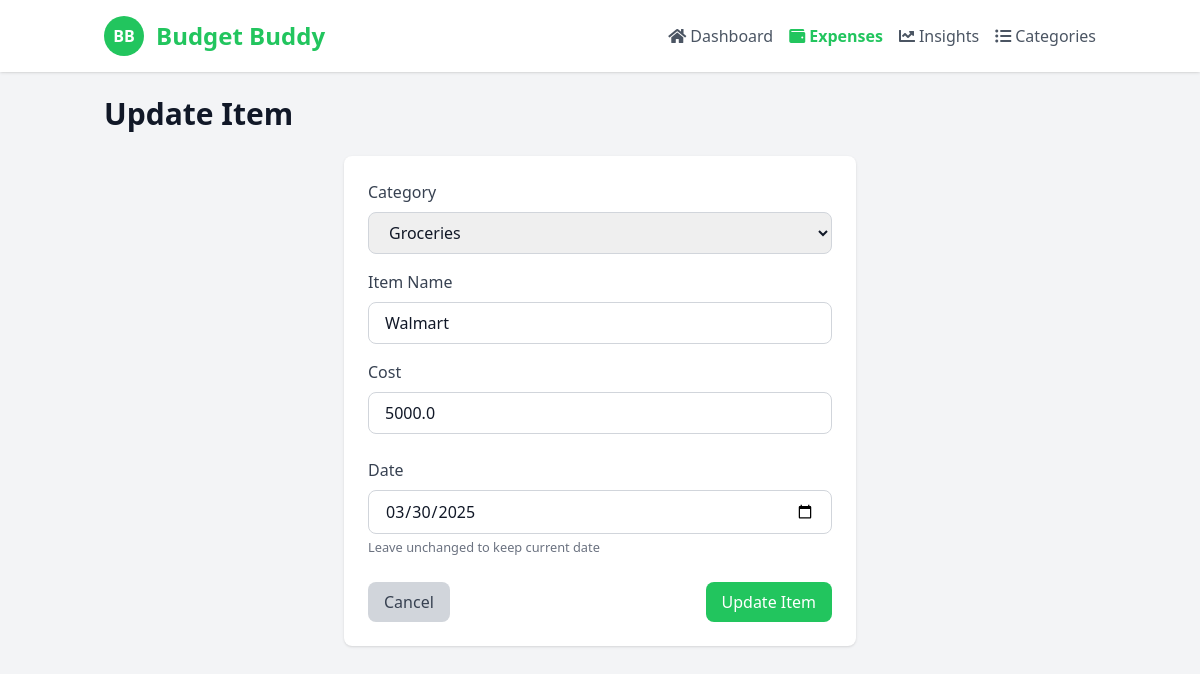
Screenshot of /update/1 with the database file from the repository.
### app.py (models this page shows, shortened)
class Todo(db.Model):
    id = db.Column(db.Integer, primary_key=True)
    item = db.Column(db.String(200), nullable=False)  # Category
    name = db.Column(db.String(200), nullable=False, default="Unnamed Item")  # Item name
    cost = db.Column(db.Float, nullable=False)
    date_created = db.Column(db.DateTime, default=datetime.now)

### app.py (the view)
@app.route('/update/<int:item_id>', methods=['GET', 'POST'])
def update(item_id):
    item = Todo.query.get_or_404(item_id)
    if request.method == 'POST':
        item.item = request.form['item']
        item.name = request.form.get('name', 'Unnamed Item')
        item.cost = float(request.form.get('cost', 0))
        item_date = request.form.get('date')
        if item_date:
            try:
                item.date_created = datetime.strptime(item_date, '%Y-%m-%d')
            except ValueError:
                pass  # Keep original date if format is invalid
        try:
            db.session.commit()
            return redirect('/expenses')
        except sqlalchemy.exc.SQLAlchemyError as e:
            app.logger.error("Database error: %s", e)
            return 'There was an issue updating your item'
    else:
        return render_template('update.html', item=item)

### templates/update.html (shortened to what this page needs)
<!DOCTYPE html>
<html lang="en">
<head>
    <script src="https://cdn.tailwindcss.com"></script>
    <link href="https://cdnjs.cloudflare.com/ajax/libs/font-awesome/5.15.3/css/all.min.css" rel="stylesheet"/>
</head>
<body class="bg-gray-100 text-gray-900">
<header class="bg-white shadow fixed w-full z-10">
    <div class="container mx-auto px-4 py-4 flex justify-between items-center">
        <div class="flex items-center">
            <div class="bg-green-500 text-white rounded-full w-10 h-10 flex items-center justify-center">
                <span class="font-bold">
                    BB
                </span>
            </div>
            <h1 class="ml-3 text-2xl font-bold text-green-500">
                Budget Buddy
            </h1>
        </div>
        <nav class="hidden md:flex space-x-4">
            <a class="text-gray-600 flex items-center" href="/dashboard">
                <i class="fas fa-home mr-1"></i> Dashboard
            </a>
            <a class="text-green-500 font-semibold flex items-center" href="/expenses">
                <i class="fas fa-wallet mr-1"></i> Expenses
            </a>
            <a class="text-gray-600 flex items-center" href="/insights">
                <i class="fas fa-chart-line mr-1"></i> Insights
            </a>
            <a class="text-gray-600 flex items-center" href="/categories">
                <i class="fas fa-list-ul mr-1"></i> Categories
            </a>
        </nav>
    </div>
</header>
<main class="container mx-auto px-4 py-24">
    <h2 class="text-3xl font-bold mb-6">
        Update Item
    </h2>
    <div class="bg-white p-6 rounded-lg shadow max-w-lg mx-auto">
        <form action="/update/{{ item.id }}" method="POST">
            <div class="mb-4">
                <label for="item" class="block text-gray-700 mb-2">Category</label>
                <select name="item" id="item" class="w-full px-4 py-2 border border-gray-300 rounded-lg focus:outline-none focus:ring-2 focus:ring-green-500" required>
                    <option value="Groceries" {% if item.item == 'Groceries' %}selected{% endif %}>Groceries</option>
                </select>
            </div>
            <div class="mb-4">
                <label for="name" class="block text-gray-700 mb-2">Item Name</label>
                <input type="text" name="name" id="name" value="{{ item.name }}"
                    class="w-full px-4 py-2 border border-gray-300 rounded-lg focus:outline-none focus:ring-2 focus:ring-green-500"
                    placeholder="e.g., Rent, Netflix, Groceries" required>
            </div>
            <div class="mb-6">
                <label for="cost" class="block text-gray-700 mb-2">Cost</label>
                <input type="number" name="cost" id="cost" value="{{ item.cost }}"
                    class="w-full px-4 py-2 border border-gray-300 rounded-lg focus:outline-none focus:ring-2 focus:ring-green-500"
                    step="0.01" min="0" required>
            </div>
            <div class="mb-6">
                <label for="date" class="block text-gray-700 mb-2">Date</label>
                <input type="date" name="date" id="date" value="{{ item.date_created.strftime('%Y-%m-%d') }}"
                    class="w-full px-4 py-2 border border-gray-300 rounded-lg focus:outline-none focus:ring-2 focus:ring-green-500">
                <small class="text-gray-500">Leave unchanged to keep current date</small>
            </div>
            <div class="flex justify-between">
                <a href="/expenses" class="px-4 py-2 bg-gray-300 text-gray-700 rounded-lg hover:bg-gray-400 transition-colors">
                    Cancel
                </a>
                <button type="submit" class="px-4 py-2 bg-green-500 text-white rounded-lg hover:bg-green-600 transition-colors">
                    Update Item
                </button>
            </div>
        </form>
    </div>
</main>
</body>
</html>

### rows the page displays
Todo: item "Groceries", name "Walmart", cost "5000.0", date "03/30/2025"
